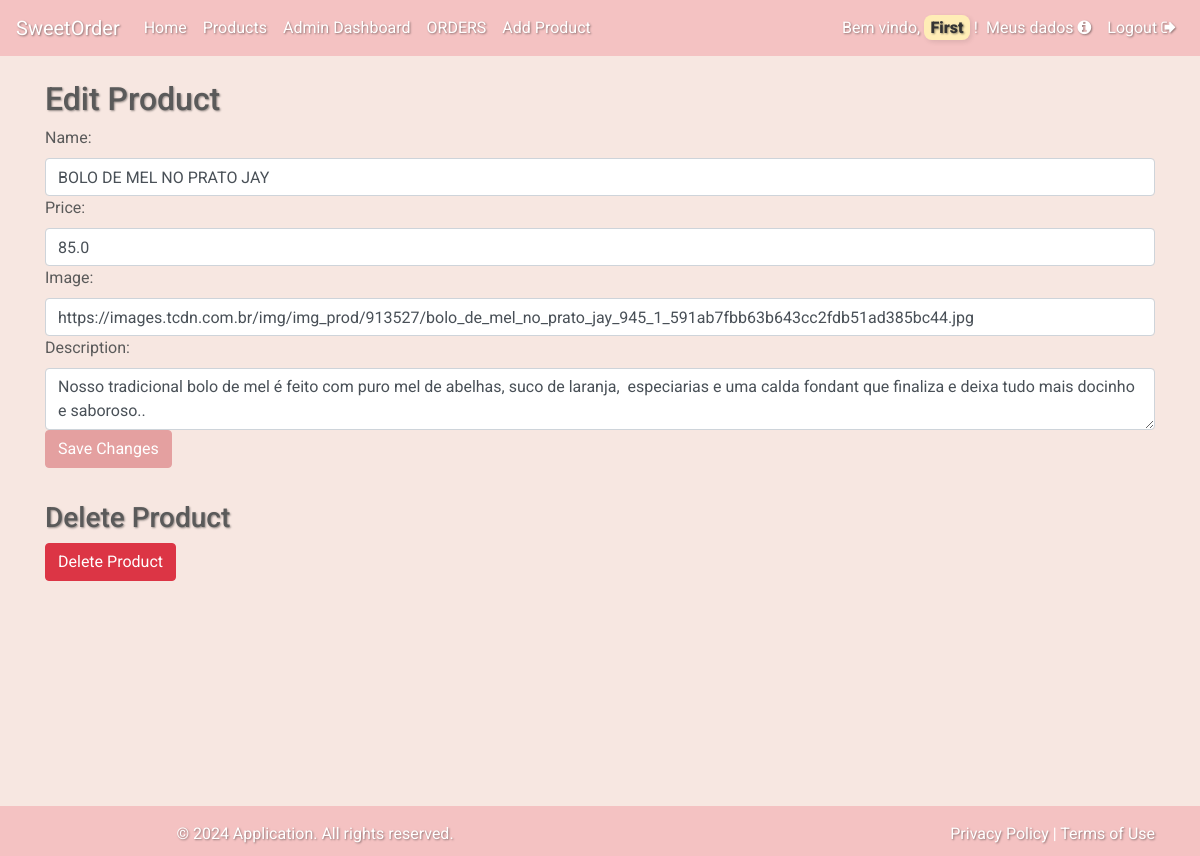
Before: /admin/Edit_Product/3 (signed in) with the older database file.
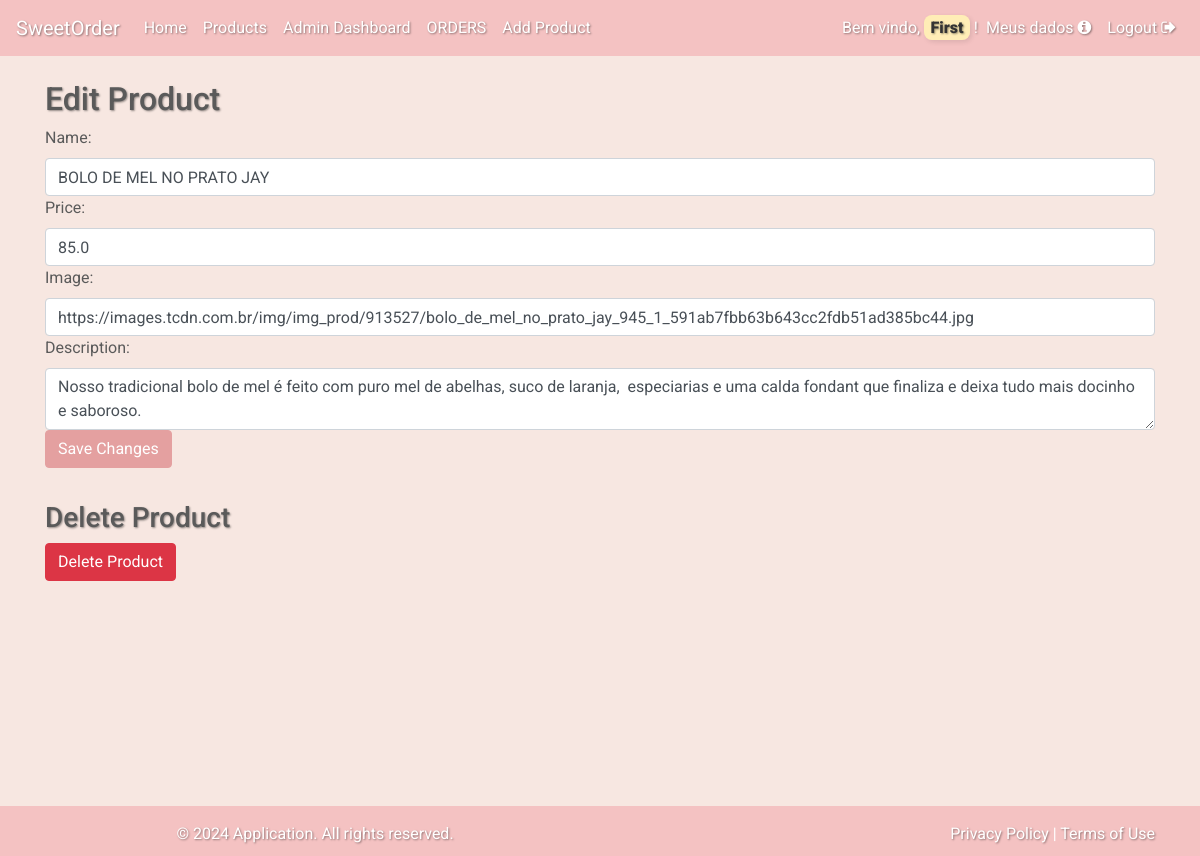
After: the same page with the newer database file.
### app/models.py (models this page shows)
class Product(db.Model):
    id = db.Column(db.Integer, primary_key=True)
    name = db.Column(db.String(100), nullable=False)
    description = db.Column(db.String(200), nullable=False)
    price = db.Column(db.Float, nullable=False)
    image = db.Column(db.String(5000), nullable=False)

### app/blueprints/admin/routes.py (the view, shortened to what this page needs)
@admin.route('/Edit_Product/<int:id>', methods=['GET', 'POST'])
@login_required
def editprod(id):
     if not current_user.admin:
        flash('Somente o administrador pode acessar esta página.', category='danger')
        return redirect(url_for('client.products'))
     product = Product.query.get(id)
     return render_template('admin/prod_edit.html', product=product)

### app/templates/admin/prod_edit.html (shortened to what this page needs)
{% extends "shared/base.html" %}
{% block content %}
<h2>Edit Product</h2>
<form method="POST" class="form-horizontal">
    <label for="name">Name:</label>
    <input type="text" class="form-control" id="name" name="name" value="{{ product.name }}" required>
    <label for="price">Price:</label>
    <input type="number" class="form-control" id="price" name="price" value="{{ product.price }}" required>
    <label for="name">Image:</label>
    <input type="text" class="form-control" id="image" name="image" value="{{ product.image }}" required>
    <label for="description">Description:</label>
    <textarea class="form-control" id="description" name="description" placeholder="Insert Text" maxlength="500">{{ product.description }}</textarea>
    <button type="submit" class="btn btn-primary">Save Changes</button>
</form>
<h3>Delete Product</h3>
<form action="{{ url_for('admin.delprod', id=product.id) }}" method="POST" onsubmit="return confirm('Are you sure you want to delete this product?');">
    <button type="submit" class="btn btn-danger">Delete Product</button>
</form>
{% endblock %}

Changed rows visible on the page:
changed Product "BOLO DE MEL NO PRATO JAY": description "…tudo mais docinho e saboroso.." → "…tudo mais docinho e saboroso."
